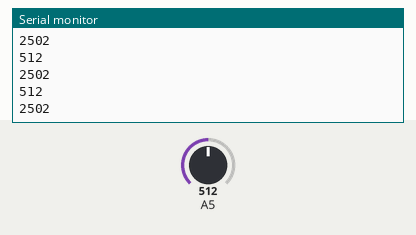
Simulated run of this sketch. Board: Arduino Uno, built with avr-gcc and run on an emulated ATmega328P. Shown: the last lines printed to the serial monitor. The test bench sets the inputs (shaded band); at power-on: A5 = 512.

Above: at 1.2 s.
1.3 s: A5 set to 716
At 1.56 s:
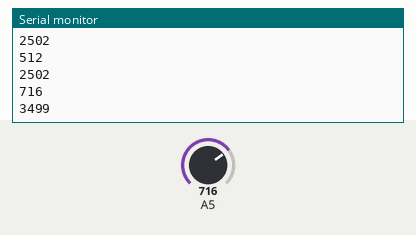
2.8 s: A5 set to 900
At 2.97 s:
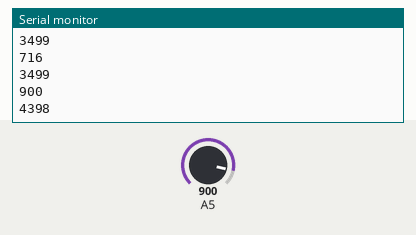
Timing chart, 0 to 5.8 s (numbered marks = the images above; inputs shaded):
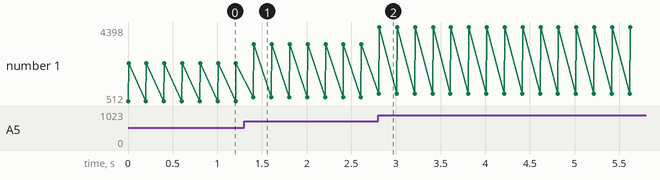

The sketch:

bientro.ino
```cpp
void setup() {
  // put your setup code here, to run once:
Serial.begin(9600);
}

void loop() {
  // put your main code here, to run repeatedly:
int value =analogRead(A5);
Serial.println(value);
int voltage;
voltage = map(value,0,1023,0,5000);
Serial.println(voltage);
Serial.println();
delay(200);
}
```

Measured:
- after the input at 1.3 s, the serial monitor: prints a new line after 0.10 s (image 1)
- after the input at 2.8 s, the serial monitor: prints a new line at once (image 2)
- plotted number 1: 2502 → 3499 after the input at 1.3 s, 3499 → 4398 after the input at 2.8 s
